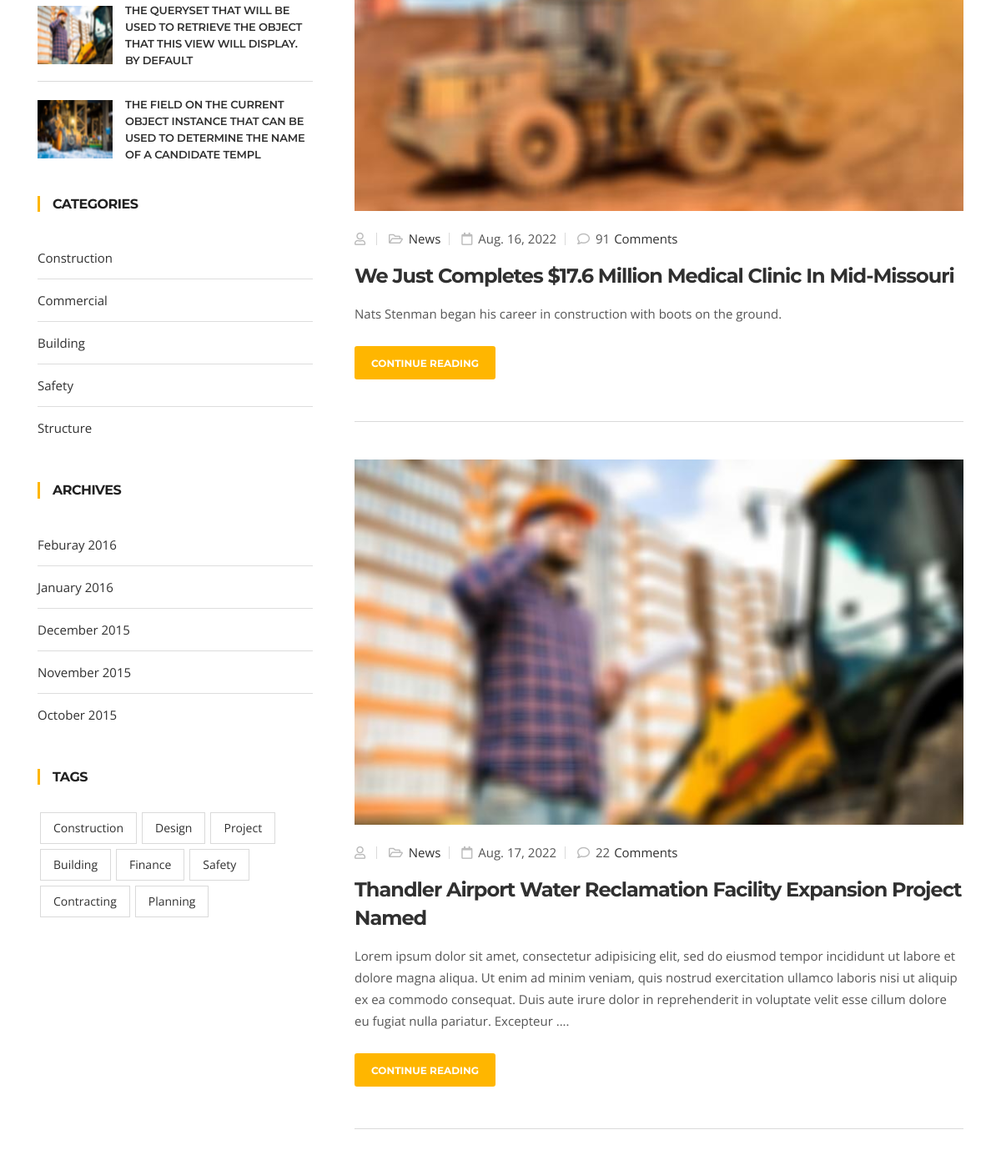
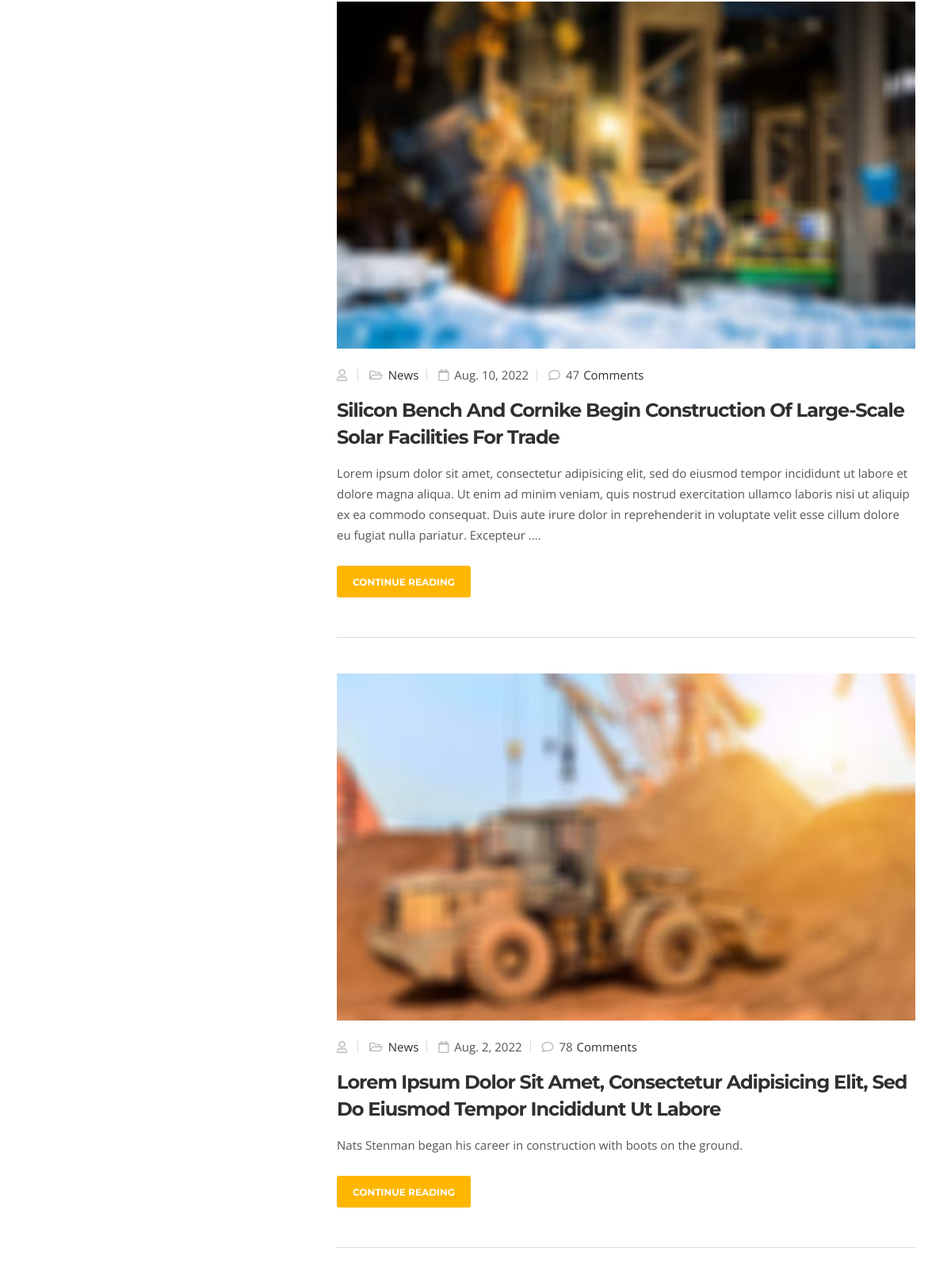
The page /news-left/ (middle part) on the database as committed earlier (2 pictures, top to bottom).
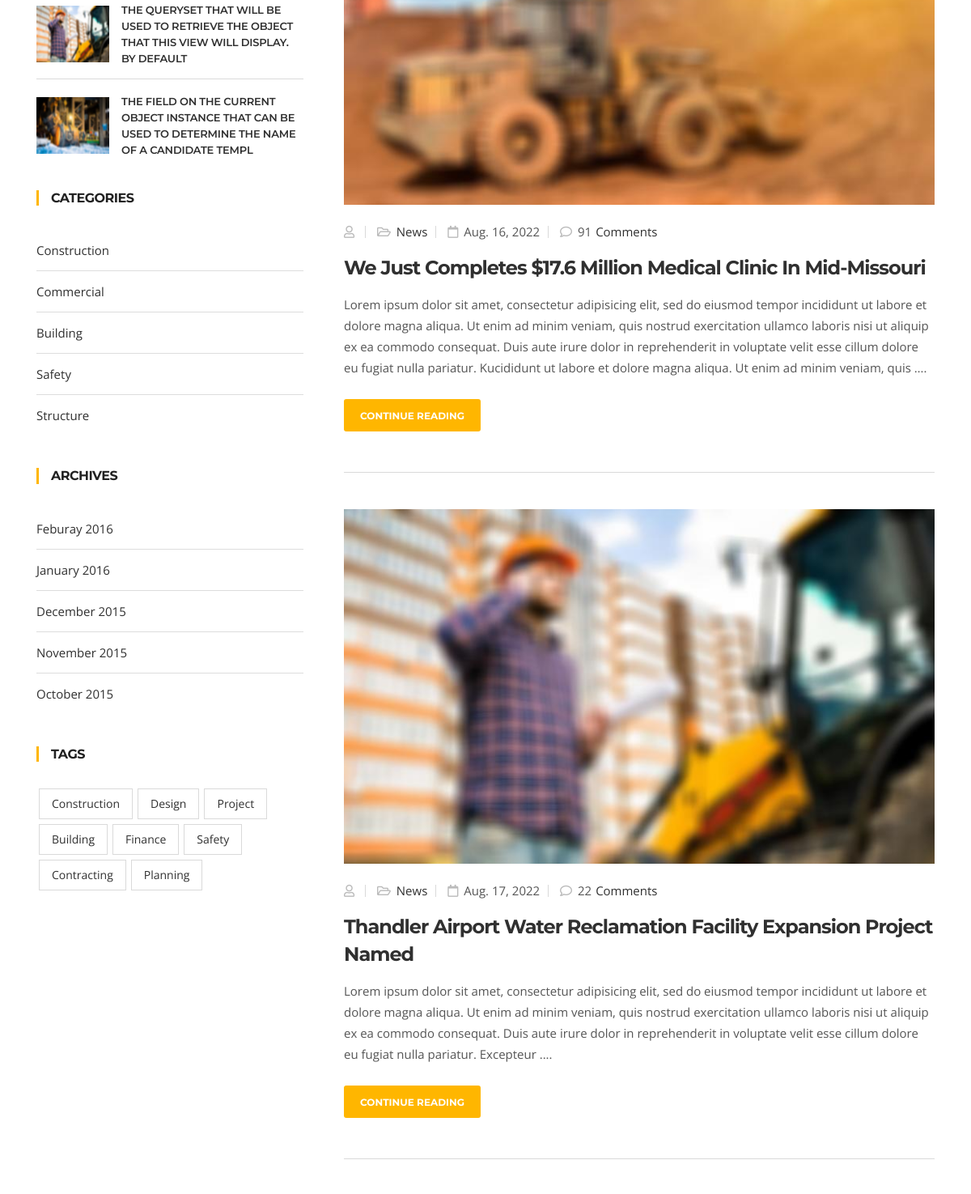
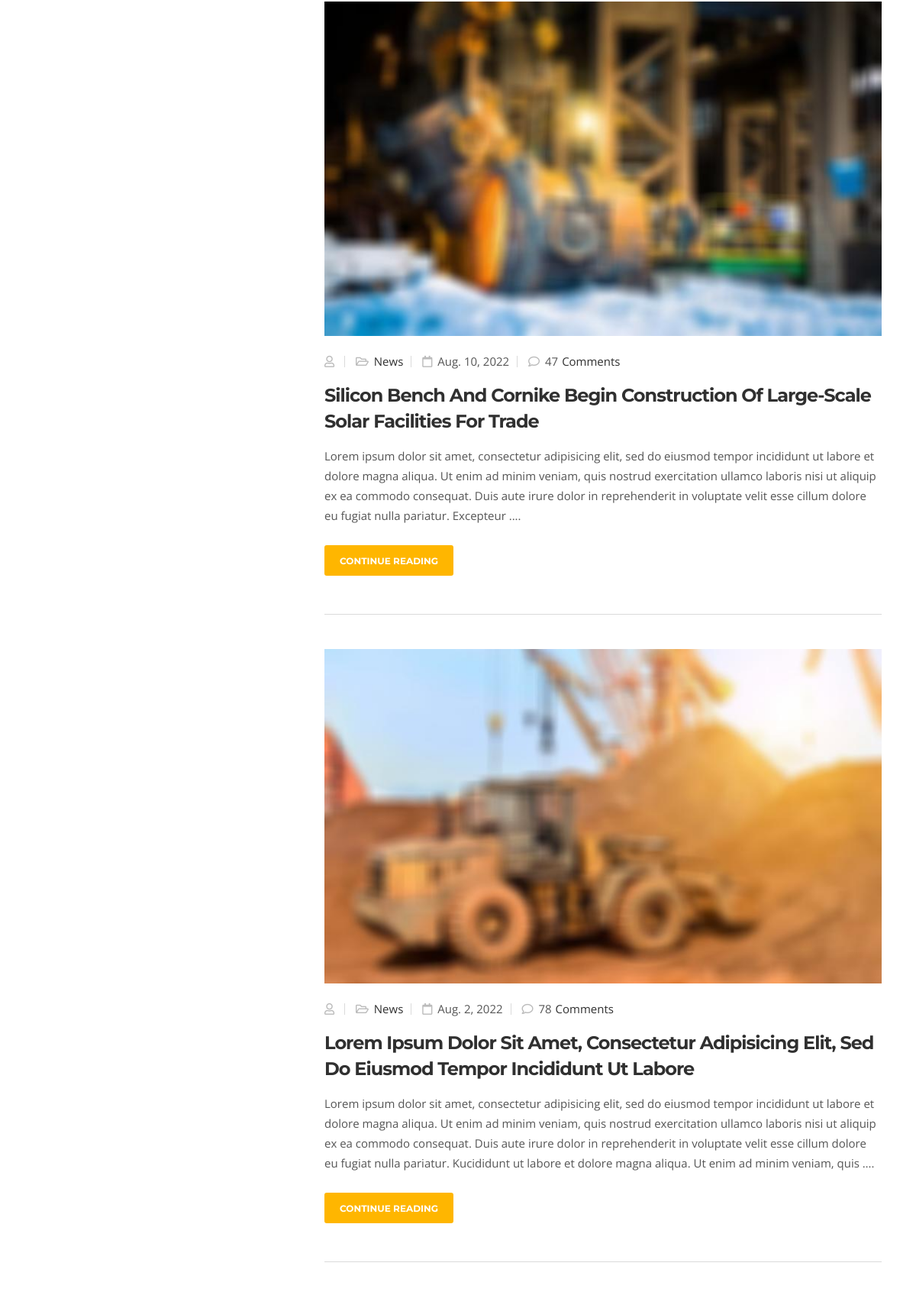
The same page on the database as committed later (2 pictures, top to bottom).
### home/models.py (models this page shows, shortened)
class CommonInfo(models.Model):
    name = models.CharField(max_length=100)
    about = models.TextField(default='Nats Stenman began his career in construction with boots on the ground')
    class Meta:
        abstract = True

class News(CommonInfo):
    comments = models.IntegerField()
    comments_all = models.ManyToManyField(Comment)
    author = models.ForeignKey(User, on_delete=models.CASCADE)
    date = models.DateField()
    image = models.ImageField(upload_to='images/news/')
    class Meta:
        verbose_name_plural = 'News'

### home/views.py (the view)
class CustomList(ListView):
    pass

### templates/news/news-left.html (shortened to what this page needs)
{% extends 'base/base.html' %}
{% load static %}
{% block content %}
<section id="main-container" class="main-container">
  <div class="container">
    <div class="row">
      <div class="col-lg-4 order-1 order-lg-0">
        <div class="sidebar sidebar-left">
            {% include 'news/recent.html' %}
        </div>
      </div>
      <div class="col-lg-8 mb-5 mb-lg-0 order-0 order-lg-1">
        {% include "news/list.html" %}
      </div>
    </div>
  </div>
</section>
{% endblock content %}

### templates/news/list.html (shortened to what this page needs)
{% for o in object_list %}
<div class="post">
    <div class="post-media post-image">
    <img loading="lazy" src="{{o.image.url}}" class="img-fluid" alt="post-image">
    </div>
    <div class="post-body">
    <div class="entry-header">
        <div class="post-meta">
        <span class="post-author">
            <i class="far fa-user"></i><a href="#"> {{o.author}}</a>
        </span>
        <span class="post-cat">
            <i class="far fa-folder-open"></i><a href="#"> News</a>
        </span>
        <span class="post-meta-date"><i class="far fa-calendar"></i> {{o.date}}</span>
        <span class="post-comment"><i class="far fa-comment"></i> {{o.comments}}<a href="#"
            class="comments-link">Comments</a></span>
        </div>
        <h2 class="entry-title">
        <a href="{% url 'home:news-detail' o.id %}">{{o.name}}</a>
        </h2>
    </div>
    <div class="entry-content">
        <p>{{o.about | truncatewords:"65"}}.</p>
    </div>
    <div class="post-footer">
        <a href="{% url 'home:news-detail' o.id %}" class="btn btn-primary">Continue Reading</a>
    </div>
    </div>
</div>
{% endfor %}

Rows that differ between the two databases and show on the page:
changed News "We Just Completes $17.6 Million Medical Clinic In Mid-Missouri": about "Nats Stenman began his career in construction with boots on the ground" → "Lorem ipsum dolor sit amet, consectetur adipisicing elit, sed do eiusmod tempor incididunt ut labore et dolore magna aliqua. Ut enim ad minim veniam, quis nostrud exercitation ullamco laboris nisi ut aliquip ex ea commodo consequat. Duis aute irure dolor in reprehenderit in voluptate velit esse cillum dolore eu fugiat nulla pariatur. Kucididunt ut labore et dolore magna aliqua. Ut enim ad minim veniam, quis …"
changed News "Aug. 2, 2022": about "Nats Stenman began his career in construction with boots on the ground" → "Lorem ipsum dolor sit amet, consectetur adipisicing elit, sed do eiusmod tempor incididunt ut labore et dolore magna aliqua. Ut enim ad minim veniam, quis nostrud exercitation ullamco laboris nisi ut aliquip ex ea commodo consequat. Duis aute irure dolor in reprehenderit in voluptate velit esse cillum dolore eu fugiat nulla pariatur. Kucididunt ut labore et dolore magna aliqua. Ut enim ad minim veniam, quis …"
